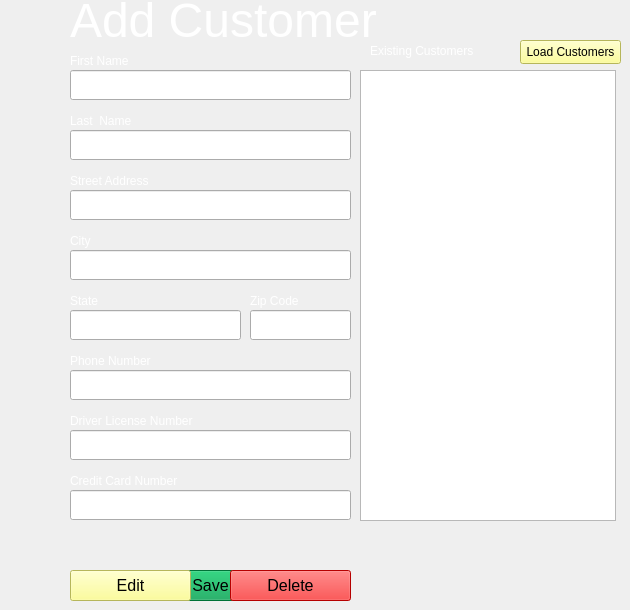
    <widget class="QWidget" name="AddCustomer">
     <widget class="QLabel" name="label_2">
      <property name="geometry">
       <rect>
        <x>70</x>
        <y>-20</y>
        <width>331</width>
        <height>81</height>
       </rect>
      </property>
      <property name="font">
       <font>
        <pointsize>36</pointsize>
       </font>
      </property>
      <property name="styleSheet">
       <string notr="true">color: rgb(255, 255, 255);</string>
      </property>
      <property name="text">
       <string>Add Customer</string>
      </property>
     </widget>
     <widget class="QLabel" name="firstNameLabel">
      <property name="geometry">
       <rect>
        <x>70</x>
        <y>50</y>
        <width>91</width>
        <height>21</height>
       </rect>
      </property>
      <property name="styleSheet">
       <string notr="true">color: rgb(255, 255, 255);
font: 12pt &quot;Segoe UI&quot;;</string>
      </property>
      <property name="text">
       <string>First Name</string>
      </property>
     </widget>
     <widget class="QLabel" name="lastNameLabel">
      <property name="geometry">
       <rect>
        <x>70</x>
        <y>110</y>
        <width>91</width>
        <height>21</height>
       </rect>
      </property>
      <property name="styleSheet">
       <string notr="true">color: rgb(255, 255, 255);
font: 12pt &quot;Segoe UI&quot;;</string>
      </property>
      <property name="text">
       <string>Last  Name</string>
      </property>
     </widget>
     <widget class="QLabel" name="addressLable">
      <property name="geometry">
       <rect>
        <x>70</x>
        <y>170</y>
        <width>101</width>
        <height>21</height>
       </rect>
      </property>
      <property name="styleSheet">
       <string notr="true">color: rgb(255, 255, 255);
font: 12pt &quot;Segoe UI&quot;;</string>
      </property>
      <property name="text">
       <string>Street Address</string>
      </property>
     </widget>
     <widget class="QLabel" name="cityLabel">
      <property name="geometry">
       <rect>
        <x>70</x>
        <y>230</y>
        <width>91</width>
        <height>21</height>
       </rect>
      </property>
      <property name="styleSheet">
       <string notr="true">color: rgb(255, 255, 255);
font: 12pt &quot;Segoe UI&quot;;</string>
      </property>
      <property name="text">
       <string>City</string>
      </property>
     </widget>
     <widget class="QLabel" name="stateLabel">
      <property name="geometry">
       <rect>
        <x>70</x>
        <y>290</y>
        <width>91</width>
        <height>21</height>
       </rect>
      </property>
      <property name="styleSheet">
       <string notr="true">color: rgb(255, 255, 255);
font: 12pt &quot;Segoe UI&quot;;</string>
      </property>
      <property name="text">
       <string>State</string>
      </property>
     </widget>
     <widget class="QLabel" name="zipLabel">
      <property name="geometry">
       <rect>
        <x>250</x>
        <y>290</y>
        <width>91</width>
        <height>21</height>
       </rect>
      </property>
      <property name="styleSheet">
       <string notr="true">color: rgb(255, 255, 255);
font: 12pt &quot;Segoe UI&quot;;</string>
      </property>
      <property name="text">
       <string>Zip Code</string>
      </property>
     </widget>
     <widget class="QLabel" name="DLLabel">
      <property name="geometry">
       <rect>
        <x>70</x>
        <y>410</y>
        <width>171</width>
        <height>21</height>
       </rect>
      </property>
      <property name="styleSheet">
       <string notr="true">color: rgb(255, 255, 255);
font: 12pt &quot;Segoe UI&quot;;</string>
      </property>
      <property name="text">
       <string>Driver License Number</string>
      </property>
     </widget>
     <widget class="QLabel" name="CCLabel">
      <property name="geometry">
       <rect>
        <x>70</x>
        <y>470</y>
        <width>171</width>
        <height>21</height>
       </rect>
      </property>
      <property name="styleSheet">
       <string notr="true">color: rgb(255, 255, 255);
font: 12pt &quot;Segoe UI&quot;;</string>
      </property>
      <property name="text">
       <string>Credit Card Number</string>
      </property>
     </widget>
     <widget class="QLabel" name="phoneNumberLabel">
      <property name="geometry">
       <rect>
        <x>70</x>
        <y>350</y>
        <width>171</width>
        <height>21</height>
       </rect>
      </property>
      <property name="styleSheet">
       <string notr="true">color: rgb(255, 255, 255);
font: 12pt &quot;Segoe UI&quot;;</string>
      </property>
      <property name="text">
       <string>Phone Number</string>
      </property>
     </widget>
     <widget class="QPushButton" name="addCustSubmitBtn">
      <property name="enabled">
       <bool>true</bool>
      </property>
      <property name="geometry">
       <rect>
        <x>150</x>
        <y>570</y>
        <width>121</width>
        <height>31</height>
       </rect>
      </property>
      <property name="font">
       <font>
        <pointsize>12</pointsize>
       </font>
      </property>
      <property name="styleSheet">
       <string notr="true">color: rgb(0, 0, 0);
border-color: rgb(255, 255, 255);
background-color: rgb(0, 159, 77);</string>
      </property>
      <property name="text">
       <string>Save</string>
      </property>
     </widget>
     <widget class="QLineEdit" name="firstNameInput">
      <property name="geometry">
       <rect>
        <x>70</x>
        <y>70</y>
        <width>281</width>
        <height>30</height>
       </rect>
      </property>
      <property name="font">
       <font>
        <pointsize>14</pointsize>
       </font>
      </property>
      <property name="cursor">
       <cursorShape>ArrowCursor</cursorShape>
      </property>
      <property name="styleSheet">
       <string notr="true">color: rgb(255, 255, 255);
border-color: rgb(255, 255, 255);</string>
      </property>
     </widget>
     <widget class="QLabel" name="validateLable">
      <property name="geometry">
       <rect>
        <x>-40</x>
        <y>532</y>
        <width>501</width>
        <height>30</height>
       </rect>
      </property>
      <property name="font">
       <font>
        <pointsize>14</pointsize>
       </font>
      </property>
      <property name="styleSheet">
       <string notr="true">color: rgb(170, 0, 0);</string>
      </property>
      <property name="text">
       <string/>
      </property>
      <property name="alignment">
       <set>Qt::AlignCenter</set>
      </property>
     </widget>
     <widget class="QLineEdit" name="lastNameInput">
      <property name="geometry">
       <rect>
        <x>70</x>
        <y>130</y>
        <width>281</width>
        <height>30</height>
       </rect>
      </property>
      <property name="font">
       <font>
        <pointsize>14</pointsize>
       </font>
      </property>
      <property name="cursor">
       <cursorShape>ArrowCursor</cursorShape>
      </property>
      <property name="styleSheet">
       <string notr="true">color: rgb(255, 255, 255);
border-color: rgb(255, 255, 255);</string>
      </property>
     </widget>
     <widget class="QLineEdit" name="addressInput">
      <property name="geometry">
       <rect>
        <x>70</x>
        <y>190</y>
        <width>281</width>
        <height>30</height>
       </rect>
      </property>
      <property name="font">
       <font>
        <pointsize>14</pointsize>
       </font>
      </property>
      <property name="cursor">
       <cursorShape>ArrowCursor</cursorShape>
      </property>
      <property name="styleSheet">
       <string notr="true">color: rgb(255, 255, 255);
border-color: rgb(255, 255, 255);</string>
      </property>
     </widget>
     <widget class="QLineEdit" name="cityInput">
      <property name="geometry">
       <rect>
        <x>70</x>
        <y>250</y>
        <width>281</width>
        <height>30</height>
       </rect>
      </property>
      <property name="font">
       <font>
        <pointsize>14</pointsize>
       </font>
      </property>
      <property name="cursor">
       <cursorShape>ArrowCursor</cursorShape>
      </property>
      <property name="styleSheet">
       <string notr="true">color: rgb(255, 255, 255);
border-color: rgb(255, 255, 255);</string>
      </property>
     </widget>
     <widget class="QLineEdit" name="phoneNumberInput">
      <property name="geometry">
       <rect>
        <x>70</x>
        <y>370</y>
        <width>281</width>
        <height>30</height>
       </rect>
      </property>
      <property name="font">
       <font>
        <pointsize>14</pointsize>
       </font>
      </property>
      <property name="cursor">
       <cursorShape>ArrowCursor</cursorShape>
      </property>
      <property name="styleSheet">
       <string notr="true">color: rgb(255, 255, 255);
border-color: rgb(255, 255, 255);</string>
      </property>
     </widget>
     <widget class="QLineEdit" name="DLInput">
      <property name="geometry">
       <rect>
        <x>70</x>
        <y>430</y>
        <width>281</width>
        <height>30</height>
       </rect>
      </property>
      <property name="font">
       <font>
        <pointsize>14</pointsize>
       </font>
      </property>
      <property name="cursor">
       <cursorShape>ArrowCursor</cursorShape>
      </property>
      <property name="styleSheet">
       <string notr="true">color: rgb(255, 255, 255);
border-color: rgb(255, 255, 255);</string>
      </property>
     </widget>
     <widget class="QLineEdit" name="CCInput">
      <property name="geometry">
       <rect>
        <x>70</x>
        <y>490</y>
        <width>281</width>
        <height>30</height>
       </rect>
      </property>
      <property name="font">
       <font>
        <pointsize>14</pointsize>
       </font>
      </property>
      <property name="cursor">
       <cursorShape>ArrowCursor</cursorShape>
      </property>
      <property name="styleSheet">
       <string notr="true">color: rgb(255, 255, 255);
border-color: rgb(255, 255, 255);</string>
      </property>
     </widget>
     <widget class="QLineEdit" name="stateInput">
      <property name="geometry">
       <rect>
        <x>70</x>
        <y>310</y>
        <width>171</width>
        <height>30</height>
       </rect>
      </property>
      <property name="font">
       <font>
        <pointsize>14</pointsize>
       </font>
      </property>
      <property name="cursor">
       <cursorShape>ArrowCursor</cursorShape>
      </property>
      <property name="styleSheet">
       <string notr="true">color: rgb(255, 255, 255);
border-color: rgb(255, 255, 255);</string>
      </property>
     </widget>
     <widget class="QLineEdit" name="zipInput">
      <property name="geometry">
       <rect>
        <x>250</x>
        <y>310</y>
        <width>101</width>
        <height>30</height>
       </rect>
      </property>
      <property name="font">
       <font>
        <pointsize>14</pointsize>
       </font>
      </property>
      <property name="cursor">
       <cursorShape>ArrowCursor</cursorShape>
      </property>
      <property name="styleSheet">
       <string notr="true">color: rgb(255, 255, 255);
border-color: rgb(255, 255, 255);</string>
      </property>
     </widget>
     <widget class="QLabel" name="existingCustomersLabel">
      <property name="geometry">
       <rect>
        <x>370</x>
        <y>40</y>
        <width>151</width>
        <height>21</height>
       </rect>
      </property>
      <property name="styleSheet">
       <string notr="true">color: rgb(255, 255, 255);
font: 12pt &quot;Segoe UI&quot;;</string>
      </property>
      <property name="text">
       <string>Existing Customers</string>
      </property>
     </widget>
     <widget class="QListWidget" name="listWidget">
      <property name="geometry">
       <rect>
        <x>360</x>
        <y>70</y>
        <width>256</width>
        <height>451</height>
       </rect>
      </property>
      <property name="font">
       <font>
        <pointsize>11</pointsize>
       </font>
      </property>
      <property name="styleSheet">
       <string notr="true">color: rgb(255, 255, 255);</string>
      </property>
     </widget>
     <widget class="QPushButton" name="loadCustList">
      <property name="geometry">
       <rect>
        <x>520</x>
        <y>40</y>
        <width>101</width>
        <height>24</height>
       </rect>
      </property>
      <property name="styleSheet">
       <string notr="true">background-color: rgb(255, 255, 127);
color: rgb(0, 0, 0);</string>
      </property>
      <property name="text">
       <string>Load Customers</string>
      </property>
     </widget>
     <widget class="QPushButton" name="deleteCustSubmitBtn">
      <property name="enabled">
       <bool>true</bool>
      </property>
      <property name="geometry">
       <rect>
        <x>230</x>
        <y>570</y>
        <width>121</width>
        <height>31</height>
       </rect>
      </property>
      <property name="font">
       <font>
        <pointsize>12</pointsize>
       </font>
      </property>
      <property name="styleSheet">
       <string notr="true">color: rgb(0, 0, 0);
border-color: rgb(255, 255, 255);
background-color: rgb(255, 0, 0);</string>
      </property>
      <property name="text">
       <string>Delete</string>
      </property>
     </widget>
     <widget class="QPushButton" name="editCustSubmitBtn">
      <property name="enabled">
       <bool>true</bool>
      </property>
      <property name="geometry">
       <rect>
        <x>70</x>
        <y>570</y>
        <width>121</width>
        <height>31</height>
       </rect>
      </property>
      <property name="font">
       <font>
        <pointsize>12</pointsize>
       </font>
      </property>
      <property name="styleSheet">
       <string notr="true">color: rgb(0, 0, 0);
border-color: rgb(255, 255, 255);
background-color: rgb(255, 255, 127);</string>
      </property>
      <property name="text">
       <string>Edit</string>
      </property>
     </widget>
     <widget class="QLabel" name="custNumberLabel">
      <property name="enabled">
       <bool>false</bool>
      </property>
      <property name="geometry">
       <rect>
        <x>510</x>
        <y>540</y>
        <width>49</width>
        <height>16</height>
       </rect>
      </property>
      <property name="styleSheet">
       <string notr="true">color: rgb(0, 0, 0);</string>
      </property>
      <property name="text">
       <string/>
      </property>
     </widget>
    </widget>
